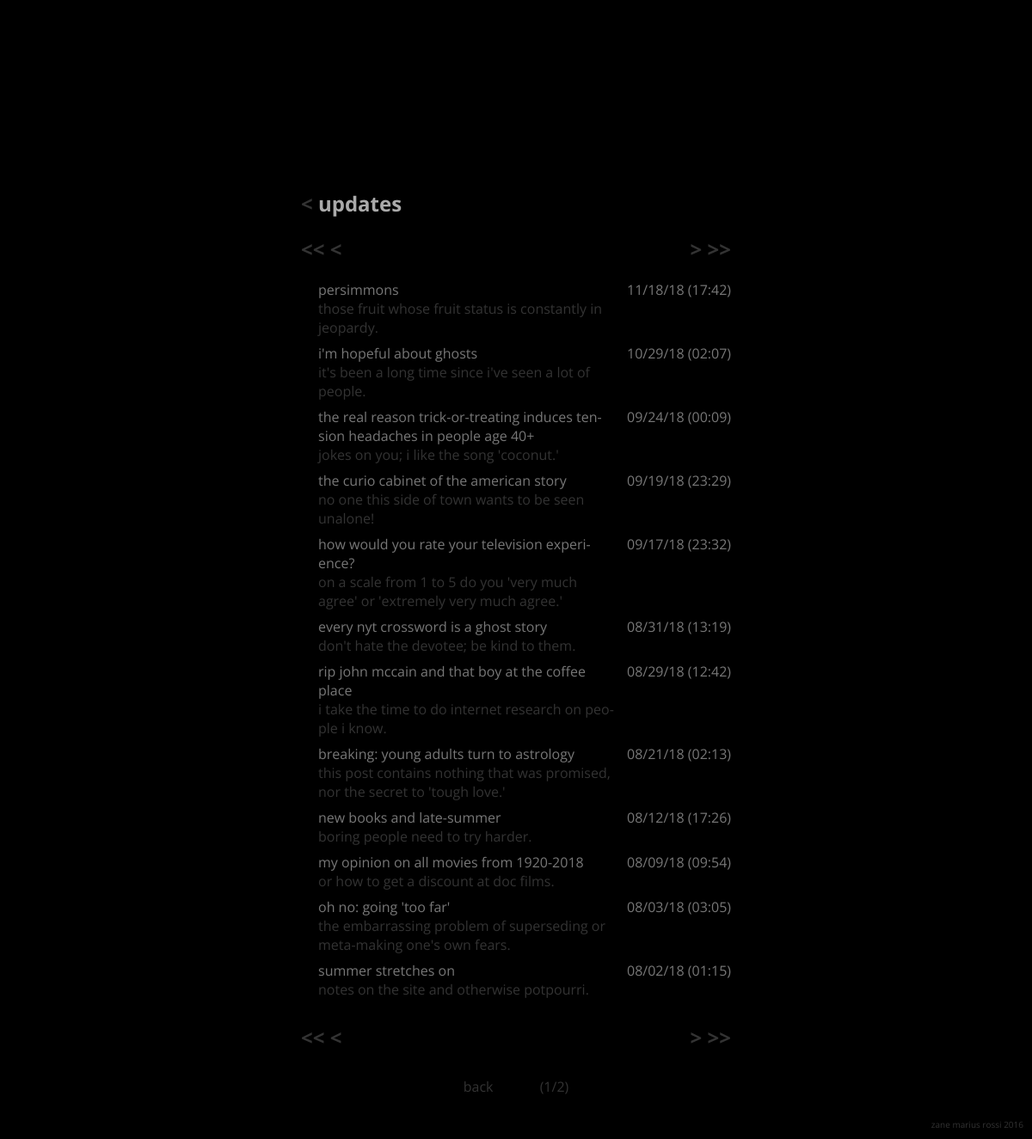
The app's page /status/ with its own data.
### status/models.py (models this page shows, shortened)
class StatusObject(models.Model):
	status_title = models.CharField(max_length=200, default="update")
	description  = models.CharField(max_length=500, default="no description")
	status_text  = models.TextField(max_length=5000, default="There is no text.")
	pub_date     = models.DateTimeField('date published', default=timezone.now)
	cited_works  = models.ManyToManyField('library.LibraryObject', blank=True)

### status/views.py (the view)
# urls.py: path("", views.index, name="index"),
def index(request):
	recent_status = StatusObject.objects.order_by('-pub_date')
	paginator     = Paginator(recent_status, 12)
	page          = request.GET.get('page')
	recent_status = paginator.get_page(page)
	return render(request, 'status/index.html', {'recent_status' : recent_status})

### status/templates/status/index.html (shortened to what this page needs)
{% extends 'base/base.html' %}
{% block content %}
			<div class="heading">
			</div>
			<div class="sub-heading">
				<h2>
					<a href="{% url 'base:index' %}">< </a>updates
				</h2>
			</div>
			<div class="sub-heading">
				<h2>
					<div class="arrow_nav">
					{% if recent_status.has_next and not recent_status.has_previous %}
						<div class="arrow_nav_l">
							<a href="#"><< </a>
							<a href="#">< </a>
						</div>
						<div class="arrow_nav_r">
							<a href="?page={{ recent_status.next_page_number }}"> ></a>
							<a href="?page={{ recent_status.paginator.num_pages }}"> >></a>
						</div>
					{% endif %}
					</div>
				</h2>
			</div>
			<div class="info">
				{% if recent_status %}
					{% for status in recent_status %}
						<div class="float_text">
							<li>
								<span class="float_title">
									<a href="{% url 'status:individual' status.id %}">
										{{ status.status_title }}
									</a>
								</span>
								<br>
								<span>
									<a href="{% url 'status:individual' status.id %}">
										{{ status.description }}
									</a>
								</span>
							</li>
						</div>
						<div class="float_date">
							{{ status.pub_date|date:"m/d/y (H:i)" }}
						</div>
					{% endfor %}
				{% else %}
					<p>No updates are available.</p>
				{% endif %}
			</div>
			<div class="sub-heading">
				<h2>
					<div class="arrow_nav">
					{% if recent_status.has_next and not recent_status.has_previous %}
						<div class="arrow_nav_l">
							<a href="#"><< </a>
							<a href="#">< </a>
						</div>
						<div class="arrow_nav_r">
							<a href="?page={{ recent_status.next_page_number }}"> ></a>
							<a href="?page={{ recent_status.paginator.num_pages }}"> >></a>
						</div>
					{% endif %}
					</div>
				</h2>
			</div>
			<div class="nav">
				<a href="{% url 'base:index' %}">back</a>
				<span class="page_num">
					({{ recent_status.number }}/{{ recent_status.paginator.num_pages }})
				</span>
			</div>
			<div class="footer">
				zane marius rossi 2016
			</div>
{% endblock %}

### base/static/base/css/main.css (style rules this page uses)
html, body { background-color: black; color: #AAA; font-family: 'Open Sans', sans-serif; overflow: hidden; }
a { color: #333; text-decoration: none; }
li { padding-bottom: 0.5em; list-style: none; }
span { color: #333; }
.heading { color:#AAA; padding-top: 200px; width: 500px; display: block; margin: auto; }
.sub-heading { color:#AAA; display: block; margin: auto; width: 500px; }
.arrow_nav { width: 500px; }
.arrow_nav_l { float: left; }
.arrow_nav_r { float: right; }
.page_num { color: #333 !important; padding-left: 50px; }
.info { color: #777; margin: auto; width: 480px; text-align: left; -webkit-hyphens: auto; -moz-hyphens: auto; hyphens: auto; padding-left: 20px; }
.nav { padding-top: 10px; padding-bottom: 50px; margin: auto; text-align: center; }
.footer { position: fixed; bottom: 10px; right: 10px; font-size: 10px; color: #333; }
.float_title { color: #777 !important; padding-bottom: 0.5em; }
.float_title > a { color: #777 !important; }
.float_text { width: 350px; float: left; }
.float_date { float: right; }

### base/static/base/css/mobile.css (style rules this page uses)
html, body { background-color: black; color: #AAA; font-family: 'Open Sans', sans-serif; overflow: hidden; }
a { color: #333; text-decoration: none; }
li { padding-bottom: 0.5em; list-style: none; }
span { color: #333; }
.heading { color:#AAA; padding-top: 100px; width: 100%; display: block; margin: auto; }
.sub-heading { color:#AAA; display: block; margin: auto; width: 100%; }
.arrow_nav { width: 100%; }
.arrow_nav_l { float: left; }
.arrow_nav_r { float: right; }
.page_num { color: #333 !important; padding-left: 50px; }
.info { color: #777; margin: auto; width: 100%; text-align: left; -webkit-hyphens: auto; -moz-hyphens: auto; hyphens: auto; }
.nav { padding-top: 10px; padding-bottom: 50px; margin: auto; text-align: center; }
.footer { display: none; }
.float_title { color: #777 !important; padding-bottom: 0.5em; }
.float_title > a { color: #777 !important; }
.float_text { width: 100%; float: left; }
.float_date { float: right; display: none; }

### records on screen
StatusObject: status_title "persimmons", description "those fruit whose fruit status is constantly in jeopardy.", pub_date "11/18/18 (17:42)"
StatusObject: status_title "i'm hopeful about ghosts", description "it's been a long time since i've seen a lot of people.", pub_date "10/29/18 (02:07)"
StatusObject: status_title "the real reason trick-or-treating induces tension headaches in people age 40+", description "jokes on you; i like the song 'coconut.'", pub_date "09/24/18 (00:09)"
StatusObject: status_title "the curio cabinet of the american story", description "no one this side of town wants to be seen unalone!", pub_date "09/19/18 (23:29)"
StatusObject: status_title "how would you rate your television experience?", description "on a scale from 1 to 5 do you 'very much agree' or 'extremely very much agree.'", pub_date "09/17/18 (23:32)"
StatusObject: status_title "every nyt crossword is a ghost story", description "don't hate the devotee; be kind to them.", pub_date "08/31/18 (13:19)"
StatusObject: status_title "rip john mccain and that boy at the coffee place", description "i take the time to do internet research on people i know.", pub_date "08/29/18 (12:42)"
StatusObject: status_title "breaking: young adults turn to astrology", description "this post contains nothing that was promised, nor the secret to 'tough love.'", pub_date "08/21/18 (02:13)"
StatusObject: status_title "new books and late-summer", description "boring people need to try harder.", pub_date "08/12/18 (17:26)"
StatusObject: status_title "my opinion on all movies from 1920-2018", description "or how to get a discount at doc films.", pub_date "08/09/18 (09:54)"
StatusObject: status_title "oh no: going 'too far'", description "the embarrassing problem of superseding or meta-making one's own fears.", pub_date "08/03/18 (03:05)"
StatusObject: status_title "summer stretches on", description "notes on the site and otherwise potpourri.", pub_date "08/02/18 (01:15)"

### other values on screen
{{ recent_status.number }} "1"
{{ recent_status.paginator.num_pages }} "2"
